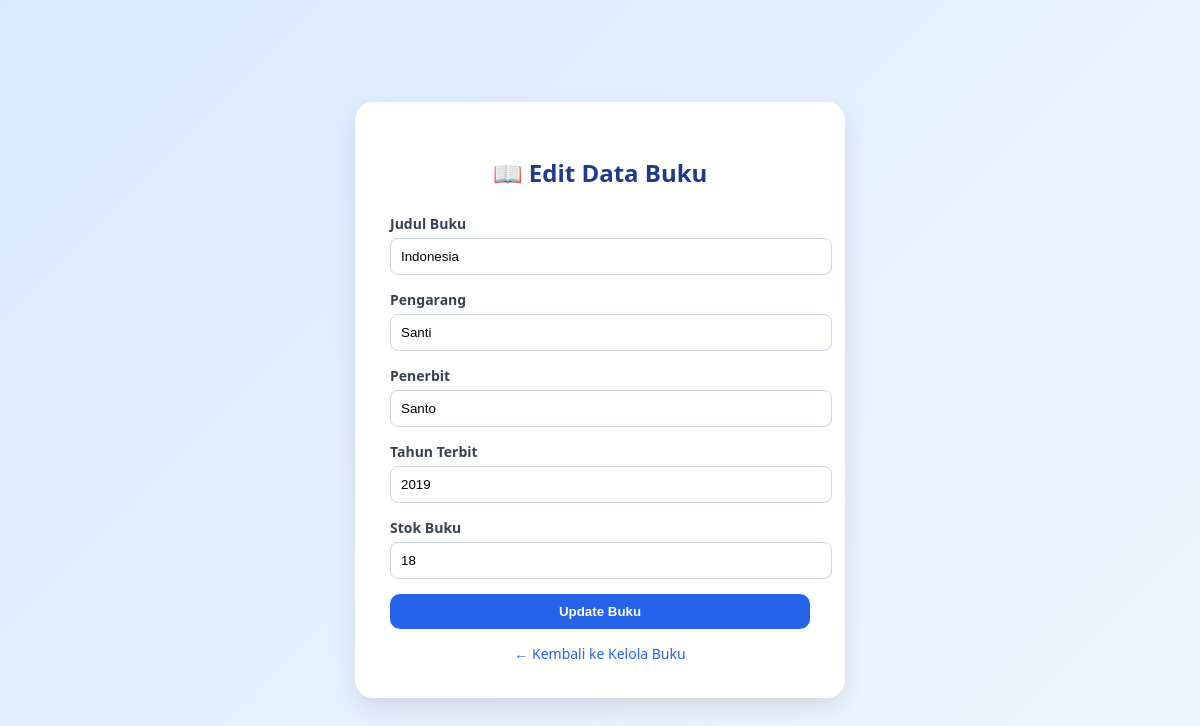
The app's page /views/edit_buku.php?id=1 (signed in) with its own data.
### tables this page shows
CREATE TABLE `data_buku` (
  `id_buku` int(11) NOT NULL,
  `judul` varchar(200) DEFAULT NULL,
  `pengarang` varchar(100) DEFAULT NULL,
  `penerbit` varchar(100) DEFAULT NULL,
  `tahun` year(4) DEFAULT NULL,
  `stok` int(11) DEFAULT 0
);

### views/edit_buku.php (the view, shortened to what this page needs)
<?php
$db = (new Database())->connect();
$id = $_GET['id'];
$data = $db->query("SELECT * FROM data_buku WHERE id_buku=$id")->fetch_assoc();
?>
<!DOCTYPE html>
<html>
<head>
</head>
<body>
<div class="card">
    <h2>📖 Edit Data Buku</h2>
    <form method="POST" action="kelola_buku.php">
        <label>Judul Buku</label>
        <input type="text" name="judul" value="<?= $data['judul'] ?>" required>
        <label>Pengarang</label>
        <input type="text" name="pengarang" value="<?= $data['pengarang'] ?>" required>
        <label>Penerbit</label>
        <input type="text" name="penerbit" value="<?= $data['penerbit'] ?>" required>
        <label>Tahun Terbit</label>
        <input type="number" name="tahun" value="<?= $data['tahun'] ?>" required>
        <label>Stok Buku</label>
        <input type="number" name="stok" value="<?= $data['stok'] ?>" required>
        <button type="submit" name="update" class="btn">Update Buku</button>
    </form>
    <a href="kelola_buku.php" class="kembali">← Kembali ke Kelola Buku</a>
</div>
</body>
</html>

### views/edit_buku.php (style rules this page uses)
body { margin: 0; font-family: 'Segoe UI', sans-serif; background: linear-gradient(135deg,#dbeafe,#eff6ff); display: flex; justify-content: center; align-items: center; height: 100vh; }
.card { background: white; padding: 35px; width: 420px; border-radius: 18px; box-shadow: 0 10px 25px rgba(0,0,0,0.1); animation: fadeIn 0.5s ease-in-out; }
h2 { text-align: center; margin-bottom: 25px; color: #1e3a8a; }
label { font-size: 14px; font-weight: 600; color: #374151; display: block; margin-bottom: 5px; }
input { width: 100%; padding: 10px; margin-bottom: 15px; border-radius: 8px; border: 1px solid #cbd5e1; outline: none; transition: 0.3s; }
.btn { width: 100%; padding: 10px; border: none; border-radius: 10px; background: #2563eb; color: white; font-weight: bold; cursor: pointer; transition: 0.3s; }
.kembali { display: block; text-align: center; margin-top: 15px; text-decoration: none; color: #2563eb; font-size: 14px; }

### records on screen
data_buku: judul "Indonesia", pengarang "Santi", penerbit "Santo", tahun "2019", stok "18"
